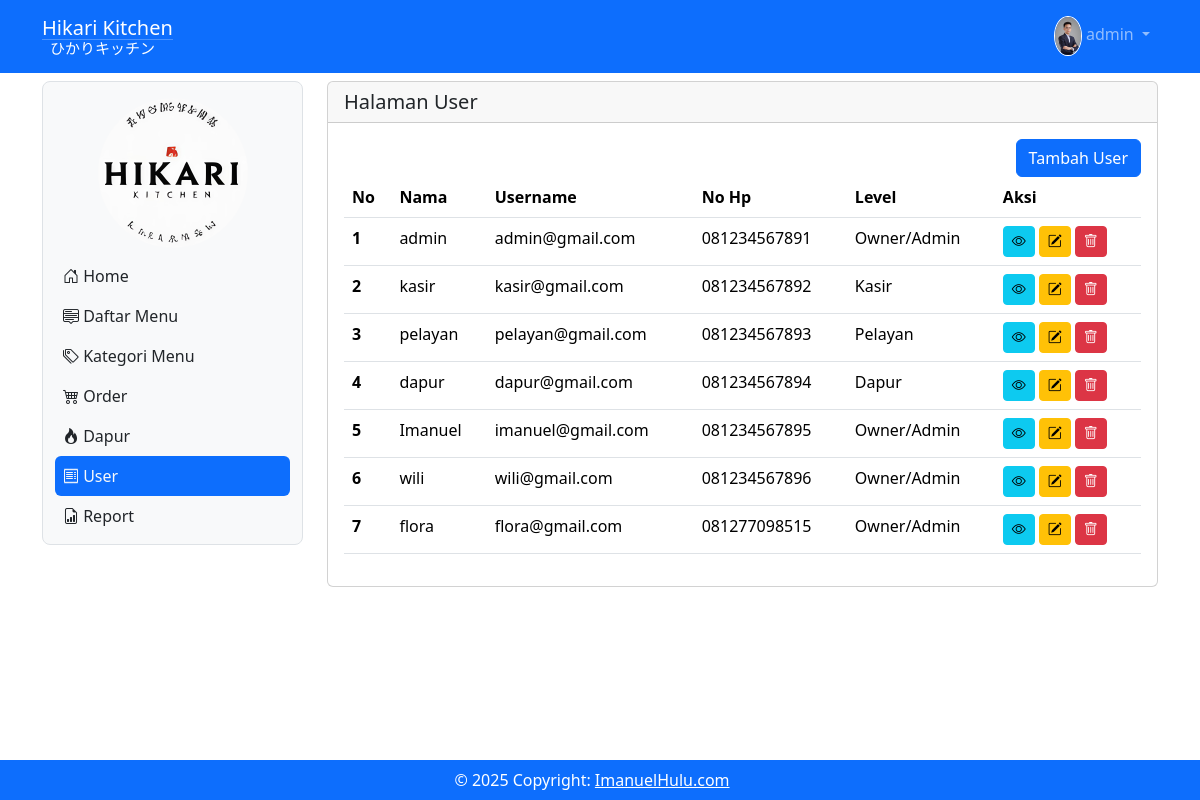
The app's page /user (signed in), older data.
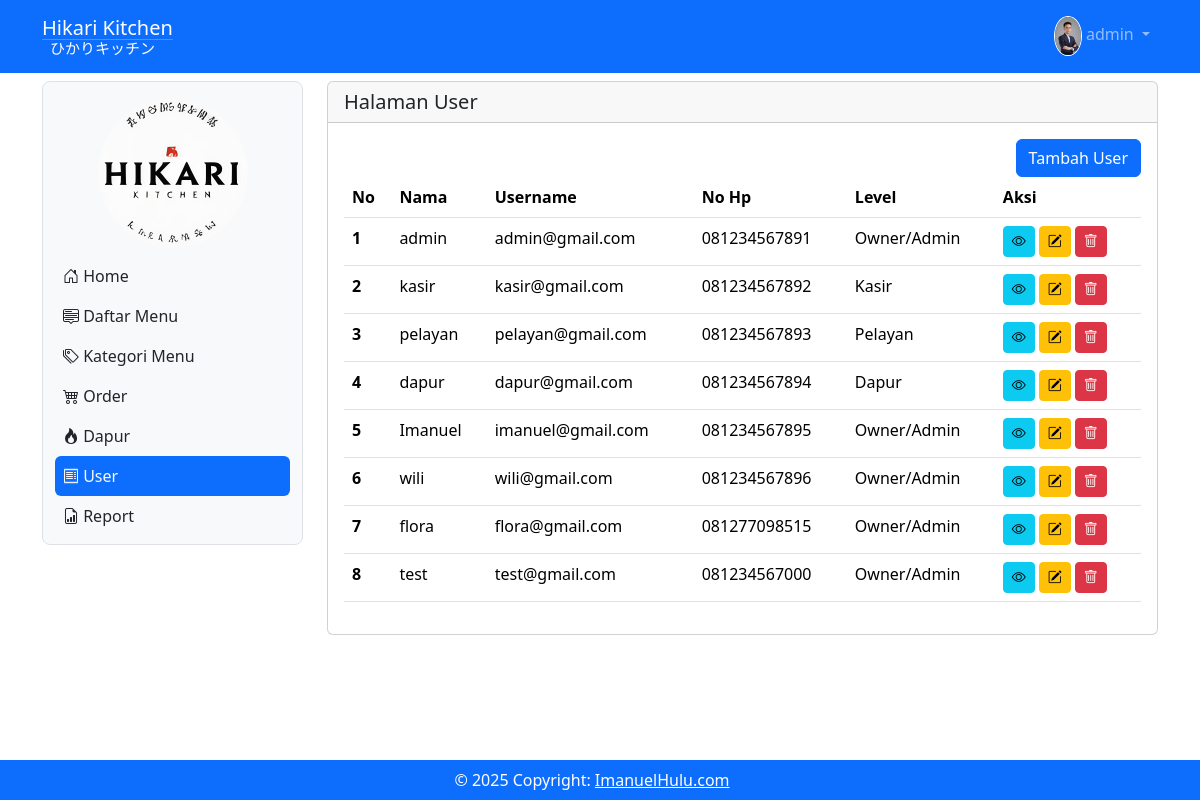
The same page, newer data.
### tables this page shows
CREATE TABLE `tbl_user` (
  `id` int(11) NOT NULL,
  `nama` varchar(200) NOT NULL,
  `username` varchar(200) NOT NULL,
  `level` int(1) NOT NULL,
  `nohp` varchar(15) NOT NULL,
  `alamat` varchar(200) NOT NULL,
  `password` varchar(200) NOT NULL,
  `gambar` varchar(200) NOT NULL
);

### user.php (the view, shortened to what this page needs)
<?php
include('proses/connect.php');
$query = mysqli_query($conn, "SELECT * FROM tbl_user");
$users = [];
while ($user = mysqli_fetch_assoc($query)) {
  $users[] = $user;
}
?>
<div class="col-lg-9 mt-2 mb-5">
  <div class="card">
    <h5 class="card-header">Halaman User</h5>
    <div class="card-body">
      <div class="row">
        <div class="col d-flex justify-content-end">
          <button class="btn btn-primary" data-bs-toggle="modal" data-bs-target="#modalTambahUser">Tambah User</button>
        </div>
      </div>
      <div class="table-responsive" id="container">
        <table class="table table-hover" id="example">
          <thead>
            <tr>
              <th scope="col">No</th>
              <th scope="col">Nama</th>
              <th scope="col">Username</th>
              <th scope="col">No Hp</th>
              <th scope="col">Level</th>
              <th scope="col">Aksi</th>
            </tr>
          </thead>
          <tbody>
            <?php $i = 1; ?>
            <?php foreach ($users as $user) { ?>
              <tr>
                <th scope="row"><?php echo $i ?></th>
                <td><?php echo $user['nama'] ?></td>
                <td><?php echo $user['username'] ?></td>
                <td><?php echo $user['nohp'] ?></td>
                <td>
                  <?php
                  if ($user['level'] == 1) {
                    echo 'Owner/Admin';
                  } else if ($user['level'] == 2) {
                    echo 'Kasir';
                  } else if ($user['level'] == 3) {
                    echo 'Pelayan';
                  } else if ($user['level'] == 4) {
                    echo 'Dapur';
                  }
                  ?>
                </td>
                <td class="d-flex">
                  <button class="btn btn-info btn-sm me-1" data-bs-toggle="modal"
                    data-bs-target="#modalView<?php echo $i ?>">
                    <i class="bi bi-eye"></i>
                  </button>
                  <button class="btn btn-warning btn-sm me-1" data-bs-toggle="modal"
                    data-bs-target="#modaledit<?php echo $i ?>">
                    <i class="bi bi-pencil-square"></i>
                  </button>
                  <button class="btn btn-danger btn-sm" data-bs-toggle="modal"
                    data-bs-target="#modalDelete<?php echo $i ?>">
                    <i class="bi bi-trash"></i>
                  </button>
                </td>
              </tr>
              <?php $i++; ?>
            <?php } ?>
          </tbody>
        </table>
      </div>
    </div>
  </div>
</div>

### index.php (shortened to what this page needs)
<?php
if (isset($_GET['x']) && $_GET['x'] == 'home') {
  $page = 'home.php';
  include 'main.php';
} else if (isset($_GET['x']) && $_GET['x'] == 'user') {
  if ($_SESSION['level'] == 1) {
    include 'main.php';
  } else {
    $page = 'home.php';
    include 'main.php';
  }
} else if (isset($_GET['x']) && $_GET['x'] == 'report') {
  if ($_SESSION['level'] == 1) {
    $grafik_penjualan = 'grafik/grafik_penjualan.php';
    $grafik_pendapatan = 'grafik/grafik_pendapatan.php';
    $grafik_pembayaran = 'grafik/grafik_pembayaran.php';
    $page = 'report.php';
    include 'main.php';
  } else {
    $page = 'home.php';
    include 'main.php';
  }
} else if (isset($_GET['x']) && $_GET['x'] == 'menu') {
  if ($_SESSION['level'] == 1 || $_SESSION['level'] == 3) {
    $page = 'menu.php';
    include 'main.php';
  } else {
    $page = 'home.php';
    include 'main.php';
  }
} else if (isset($_GET['x']) && $_GET['x'] == 'kategori') {
  if ($_SESSION['level'] == 1) {
    $page = 'kategori.php';
    include 'main.php';
  } else {
    $page = 'home.php';
    include 'main.php';
  }
} else if (isset($_GET['x']) && $_GET['x'] == 'orderitem') {
  if ($_SESSION['level'] == 1 || $_SESSION['level'] == 2 || $_SESSION['level'] == 3) {
    $page = 'order_item.php';
    include 'main.php';
  } else {
    $page = 'home.php';
    include 'main.php';
  }
} else if (isset($_GET['x']) && $_GET['x'] == 'viewitem') {
  if ($_SESSION['level'] == 1) {
    $page = 'view_item.php';
    include 'main.php';
  } else {
    $page = 'home.php';
    include 'main.php';
  }
} else if (isset($_GET['x']) && $_GET['x'] == 'login') {
  include 'login.php';
} else if (isset($_GET['x']) && $_GET['x'] == 'logout') {
  include 'proses/proses_logout.php';
} else {
  $page = 'home.php';
  include 'main.php';
}
?>

### main.php (shortened to what this page needs)
<?php
$username = $_SESSION['username'];
include('proses/connect.php');
$query = mysqli_query($conn, "SELECT * FROM tbl_user WHERE username = '$username'");
$result = mysqli_fetch_assoc(($query));
?>
<!doctype html>
<html lang="en">
<head>
    <link href="https://cdn.jsdelivr.net/npm/bootstrap@5.3.3/dist/css/bootstrap.min.css" rel="stylesheet"
>
    <link rel="stylesheet" href="https://cdn.jsdelivr.net/npm/bootstrap-icons@1.11.3/font/bootstrap-icons.min.css">
    <link rel="stylesheet" href="https://cdn.datatables.net/2.2.1/css/dataTables.dataTables.css" />
</head>
<body>
    <?php include 'navbar.php'; ?>
    <div class="container-lg jumbotron">
        <div class="row mb-5">
            <?php include 'sidebar.php'; ?>
            <?php
            include $page;
            ?>
        </div>
        <div class="fixed-bottom bg-primary">
            <footer class="text-center text-white p-2 w-50 mx-auto">
                <div class="row">
                    <div class="col-12">
                        © 2025 Copyright:
                        <a class="text-white me-3" href="#">ImanuelHulu.com</a>
                    </div>
                </div>
            </footer>
        </div>
    </div>
</body>
</html>

### navbar.php (shortened to what this page needs)
<?php
include('proses/connect.php');
$query = mysqli_query($conn, "SELECT * FROM tbl_user");
?>
<nav class="navbar navbar-expand navbar-dark bg-primary sticky-top">
    <div class="container-lg">
        <a class="navbar-brand d-flex" href=".">
            <div class="">
                <p class="">Hikari Kitchen</p>
                <hr class="" style="margin-top: -20px;">
                <p class="text-align ms-2" style="margin-top: -19px; margin-bottom:0px; font-size:15px;">ひかりキッチン</p>
            </div>
        </a>
        <div class="collapse navbar-collapse justify-content-end" id="navbarNavDropdown">
            <ul class="navbar-nav">
                <li class="nav-item dropdown d-flex">
                    <a class="nav-link dropdown-toggle" href="#" role="button" data-bs-toggle="dropdown"
                        aria-expanded="false">
                        <div class="d-inline-block">
                            <img src="assets/img/user/<?php echo $result['gambar']; ?>" alt="" width="100%"
                                height="40px" style="border-radius: 50%; border: 1px solid #FFF">
                        </div>
                        <?php echo $result['nama']; ?>
                    </a>
                </li>
            </ul>
        </div>
    </div>
</nav>

### sidebar.php (shortened to what this page needs)
<div class="col-lg-3">
    <nav class="navbar navbar-expand-lg bg-body-tertiary rounded-3 border mt-2">
        <div class="container-fluid">
            <div class="offcanvas offcanvas-start" tabindex="-1" id="offcanvasNavbar"
                aria-labelledby="offcanvasNavbarLabel" style="width: 250px;">
                <div class="offcanvas-body flex-column">
                    <div class="row my-2">
                        <div class="col text-center">
                            <img src="assets/img/icon/logo.jpeg" alt="" class="rounded-circle" width="150px">
                        </div>
                    </div>
                    <div class="row">
                        <div class="col">
                            <ul class="navbar-nav nav-pills flex-column justify-content-end flex-grow-1">
                                <li class="nav-item">
                                    <a class="nav-link ps-2 <?php echo (isset($_GET['x']) && $_GET['x'] == 'home' || !isset($_GET['x'])) ? 'active link-light' : 'link-dark'; ?>"
                                        aria-current="page" href="home"><i class="bi bi-house-door"></i>
                                        Home</a>
                                </li>
                                <?php if ($result['level'] == 1 || $result['level'] == 3) { ?>
                                    <li class="nav-item">
                                        <a class="nav-link ps-2 <?php echo (isset($_GET['x']) && $_GET['x'] == 'menu') ? 'active link-light' : 'link-dark'; ?>"
                                            href="menu">
                                            <i class="bi bi-menu-up"></i> Daftar Menu</a>
                                    </li>
                                <?php } ?>
                                <?php if ($result['level'] == 1) { ?>
                                    <li class="nav-item">
                                        <a class="nav-link ps-2 <?php echo (isset($_GET['x']) && $_GET['x'] == 'kategori') ? 'active link-light' : 'link-dark'; ?>"
                                            href="kategori"><i class="bi bi-tags"></i> Kategori Menu</a>
                                    </li>
                                <?php } ?>
                                <?php if ($result['level'] == 1 || $result['level'] == 2 || $result['level'] == 3) { ?>
                                    <li class="nav-item">
                                        <a class="nav-link ps-2 <?php echo (isset($_GET['x']) && $_GET['x'] == 'order') ? 'active link-light' : 'link-dark'; ?>"
                                            href="order"><i class="bi bi-cart4"></i> Order</a>
                                    </li>
                                <?php } ?>
                                <?php if ($result['level'] == 1 || $result['level'] == 4) { ?>
                                    <li class="nav-item">
                                        <a class="nav-link ps-2 <?php echo (isset($_GET['x']) && $_GET['x'] == 'dapur') ? 'active link-light' : 'link-dark'; ?>"
                                            href="dapur"><i class="bi bi-fire"></i>
                                            Dapur</a>
                                    </li>
                                <?php } ?>
                                <?php if ($result['level'] == 1) { ?>
                                    <li class="nav-item">
                                        <a class="nav-link ps-2 <?php echo (isset($_GET['x']) && $_GET['x'] == 'user') ? 'active link-light' : 'link-dark'; ?>"
                                            href="user"><i class="bi bi-receipt"></i>
                                            User</a>
                                    </li>
                                    <li class="nav-item">
                                        <a class="nav-link ps-2 <?php echo (isset($_GET['x']) && $_GET['x'] == 'report') ? 'active link-light' : 'link-dark'; ?>"
                                            href="report"><i class="bi bi-file-earmark-bar-graph"></i>
                                            Report</a>
                                    </li>
                                <?php } ?>
                            </ul>
                        </div>
                    </div>
                </div>
            </div>
        </div>
    </nav>
</div>

Row changes from the older to the newer data that the page shows:
added tbl_user: nama "test", username "test@gmail.com", nohp "081234567000", level "Owner/Admin"
